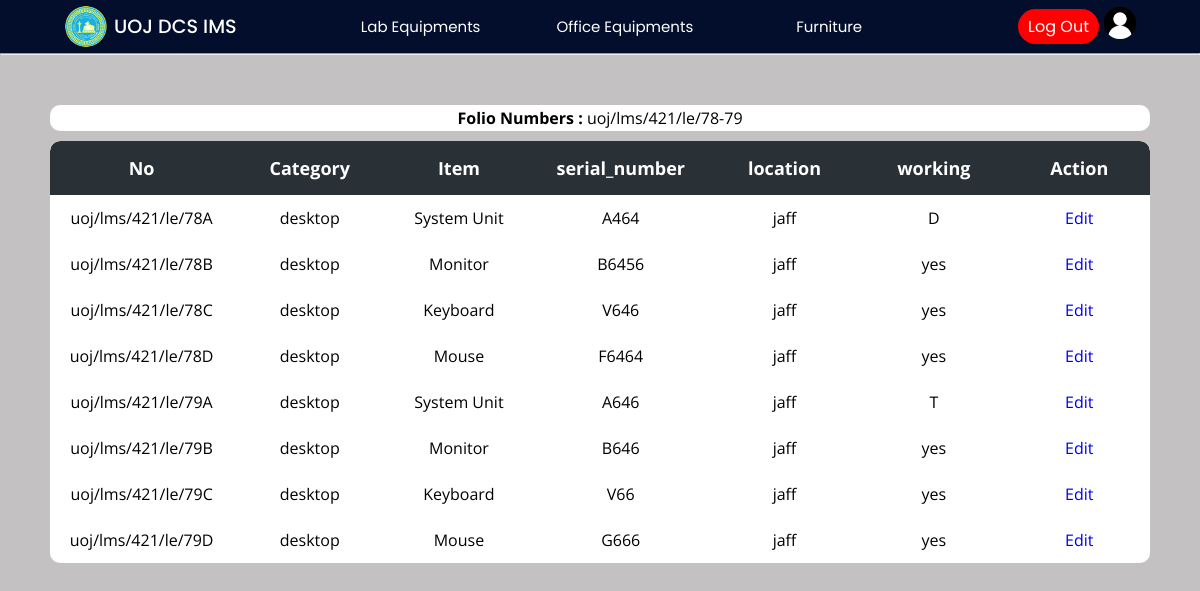
The app's page /Project/lab/labItems.php?searchItems=true&id=183 (signed in) with its own data.
### tables this page shows
CREATE TABLE `invoice` (
  `invoice_id` int(11) NOT NULL,
  `name` varchar(200) NOT NULL,
  `date` date NOT NULL,
  `price` float NOT NULL,
  `quantity` int(11) NOT NULL,
  `folio_number` varchar(50) NOT NULL,
  `description` varchar(400) NOT NULL,
  `supplier_name` varchar(150) NOT NULL,
  `supplier_tt` int(15) NOT NULL,
  `srn` int(11) NOT NULL,
  `type` varchar(15) NOT NULL,
  `page_number` varchar(30) NOT NULL,
  `location` varchar(50) NOT NULL,
  `warranty` int(11) NOT NULL
);

CREATE TABLE `items` (
  `invoice_id` int(11) NOT NULL,
  `set_id` varchar(60) NOT NULL,
  `category` varchar(100) NOT NULL,
  `item` varchar(100) NOT NULL,
  `serial_number` varchar(30) NOT NULL,
  `model_number` varchar(50) NOT NULL,
  `location` varchar(100) NOT NULL,
  `working` enum('yes','no','R','T','D','S') NOT NULL
);

### Project/lab/labItems.php (the view, shortened to what this page needs)
<?php
include("../config/connection.php");
?>
<!DOCTYPE html>
<html lang="en">
<head>
    <link rel="stylesheet" href="../css/lab.css">
    <link rel="stylesheet" href="../css/main.css">
</head>
<body>
    <?php include("../header/header.php"); ?>
    <hr>
    <div class="main-container">
        <?php
        if (isset($_GET['searchItems'])) {
            $id = $_GET['id'];
            $query = "SELECT * FROM items WHERE invoice_id = $id";
            $result = mysqli_query($con, $query);
            if (mysqli_num_rows($result) > 0) {
        ?>
                <div class="table-con" style="background-color:white;margin-bottom:10px;padding:2px;">
                    <?php
                    $query1 = "SELECT 	folio_number FROM invoice WHERE invoice_id = $id";
                    $result1 = $con->query($query1);
                    if ($result1) {
                        $row = $result1->fetch_assoc();
                        $value = $row['folio_number'];
                        echo "<b>Folio Numbers :</b> $value";
                    } else {
                        echo "Query error: " . $con->error;
                    }
                    ?>
                </div>
                <div class="table-con">
                    <table>
                        <thead>
                            <tr>
                                <th>No</th>
                                <th>Category</th>
                                <th>Item</th>
                                <th>serial_number</th>
                                <th>location</th>
                                <th>working</th>
                                <th>Action</th>
                            </tr>
                        </thead>
                        <tbody>
                            <?php
                            while ($row = mysqli_fetch_array($result)) {
                            ?>
                                <tr>
                                    <td>
                                        <?php
                                        echo $row['set_id'];
                                        ?>
                                        </a></td>
                                    <td><?php echo $row['category'] ?></a></td>
                                    <td><?php echo $row['item'] ?></td>
                                    <td><?php echo $row['serial_number'] ?></td>
                                    <td><?php echo $row['location'] ?></td>
                                    <td><?php echo $row['working'] ?></td>
                                    <td>
                                        <a href="updateItems.php?id=<?php echo $row['invoice_id'] ?>&setid=<?php echo $row['set_id'] ?>&item=<?php echo $row['item']; ?>">Edit</a>
                                    </td>
                                </tr>
                    <?php
                            }
                        } else {
                            echo "No data";
                        }
                    }
                    ?>
                        </tbody>
                    </table>
                </div>
    </div>
</body>
</html>

### Project/css/lab.css (style rules this page uses)
.main-container { padding: 50px; min-height: 100vh; height: fit-content; background: rgb(195, 193, 193); }
table { border-collapse: collapse; border-radius: 10px; overflow: hidden; max-width: 100%; margin: 0 auto; position: relative; }
.table-con { border-collapse: collapse; background: #fff; border-radius: 10px; margin: auto; position: relative; font-family: 'Open Sans'; text-align: center; background: #fff; overflow: auto; }
th { width: 200px; font-size: 18px; background: #293036; color: white; padding: 15px; }
td { padding: 12px; }

### Project/css/main.css (style rules this page uses)
* { margin: 0; padding: 0; text-decoration: none; box-sizing: border-box; }
:root { --bg-gradient: linear-gradient(-135deg, #01064a, #21acc2); --bg-gray: #e6e6e6; --text-color: #666; --inp-color: #57b846; }
body { font-family: 'Poppins', sans-serif; }

### Project/css/header.css (style rules this page uses)
* { margin: 0; padding: 0; text-decoration: none; box-sizing: border-box; }
:root { background: linear-gradient(-135deg, #01064a, #21acc2); --bg-gray: #e6e6e6; --text-color: #666; --inp-color: #57b846; }
body { font-family: 'Poppins', sans-serif; }

### records on screen
invoice: folio_number "uoj/lms/421/le/78-79"
items: set "uoj/lms/421/le/78A", category "desktop", item "System Unit", serial_number "A464", location "jaff", working "D"
items: set "uoj/lms/421/le/78B", category "desktop", item "Monitor", serial_number "B6456", location "jaff", working "yes"
items: set "uoj/lms/421/le/78C", category "desktop", item "Keyboard", serial_number "V646", location "jaff", working "yes"
items: set "uoj/lms/421/le/78D", category "desktop", item "Mouse", serial_number "F6464", location "jaff", working "yes"
items: set "uoj/lms/421/le/79A", category "desktop", item "System Unit", serial_number "A646", location "jaff", working "T"
items: set "uoj/lms/421/le/79B", category "desktop", item "Monitor", serial_number "B646", location "jaff", working "yes"
items: set "uoj/lms/421/le/79C", category "desktop", item "Keyboard", serial_number "V66", location "jaff", working "yes"
items: set "uoj/lms/421/le/79D", category "desktop", item "Mouse", serial_number "G666", location "jaff", working "yes"
